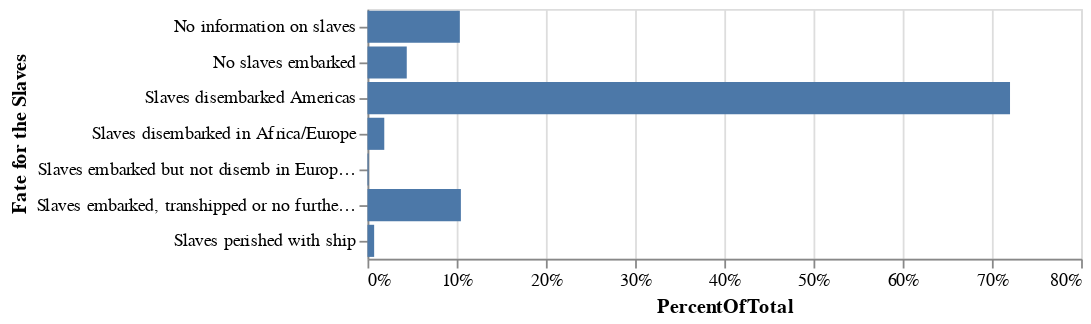

Write notebook code for a chart like this one.
### Code cell
alt.Chart(source4).transform_joinaggregate(
    TotalFate2='sum(Values)',
).transform_calculate(
    PercentOfTotal="datum.Values / datum.TotalFate2"
).mark_bar().encode(
    alt.X('PercentOfTotal:Q', axis=alt.Axis(format='.0%')),
    y='Fate for the Slaves:N'
)

### Figure 1 — Vega-Lite specification as saved in the notebook (floating-point values rounded to 4 significant figures)
{"config": {"view": {"continuousWidth": 400, "continuousHeight": 300}}, "data": {"name": "data-4cad50166214fb3b0103edc181e27db0"}, "mark": "bar", "encoding": {"x": {"type": "quantitative", "axis": {"format": ".0%"}, "field": "PercentOfTotal"}, "y": {"type": "nominal", "field": "Fate for the Slaves"}}, "transform": [{"joinaggregate": [{"op": "sum", "field": "Values", "as": "TotalFate2"}]}, {"calculate": "datum.Values / datum.TotalFate2", "as": "PercentOfTotal"}], "$schema": "https://vega.github.io/schema/vega-lite/v4.8.1.json", "datasets": {"data-4cad50166214fb3b0103edc181e27db0": [{"Fate for the Slaves": "Slaves disembarked Americas", "Values": 26009}, {"Fate for the Slaves": "Slaves embarked, transhipped or no further record", "Values": 3780}, {"Fate for the Slaves": "No information on slaves", "Values": 3738}, {"Fate for the Slaves": "No slaves embarked", "Values": 1589}, {"Fate for the Slaves": "Slaves disembarked in Africa/Europe", "Values": 679}, {"Fate for the Slaves": "Slaves perished with ship", "Values": 269}, {"Fate for the Slaves": "Slaves embarked but not disemb in Europe or America", "Values": 44}]}}
